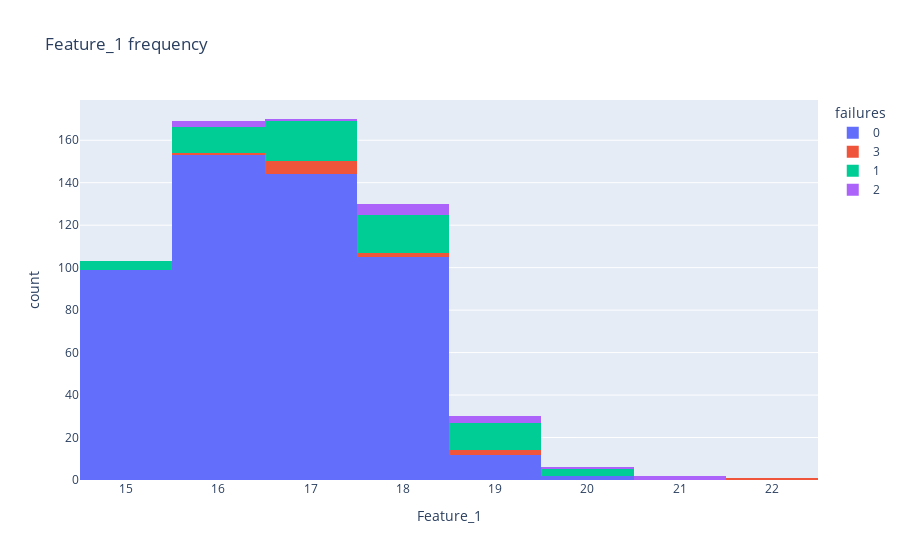

Notebook cell for this chart:
### Markdown cell above
Hence Feature_2 can be concluded as some academic performance index/studytime

### Code cell
fig = px.histogram(df,x='Feature_1',color='failures',title='Feature_1 frequency')
fig.show()

### Figure 1 — Plotly figure (JSON) as saved in the notebook; plotly's stock layout.template omitted (floating-point values rounded to 4 significant figures; data arrays with more than 128 entries replaced by an {"elided": "..."} marker saying what was removed)
{"data": [{"bingroup": "x", "hovertemplate": "failures=0<br>Feature_1=%{x}<br>count=%{y}<extra></extra>", "legendgroup": "0", "marker": {"color": "#636efa", "pattern": {"shape": ""}}, "name": "0", "orientation": "v", "showlegend": true, "type": "histogram", "x": {"elided": "549 float values"}, "xaxis": "x", "yaxis": "y"}, {"bingroup": "x", "hovertemplate": "failures=3<br>Feature_1=%{x}<br>count=%{y}<extra></extra>", "legendgroup": "3", "marker": {"color": "#EF553B", "pattern": {"shape": ""}}, "name": "3", "orientation": "v", "showlegend": true, "type": "histogram", "x": [17.0, 17.0, NaN, 17.0, 18.0, 17.0, 18.0, 22.0, 16.0, 17.0, 17.0, 19.0, 19.0, NaN], "xaxis": "x", "yaxis": "y"}, {"bingroup": "x", "hovertemplate": "failures=1<br>Feature_1=%{x}<br>count=%{y}<extra></extra>", "legendgroup": "1", "marker": {"color": "#00cc96", "pattern": {"shape": ""}}, "name": "1", "orientation": "v", "showlegend": true, "type": "histogram", "x": [16.0, 16.0, 17.0, 16.0, 15.0, 15.0, 16.0, 16.0, 17.0, 16.0, 16.0, 17.0, 17.0, 18.0, 18.0, 18.0, 18.0, 17.0, 17.0, 16.0, 17.0, 18.0, NaN, 19.0, 19.0, 19.0, 17.0, 19.0, 20.0, 15.0, 17.0, 17.0, 15.0, 16.0, 16.0, 18.0, 16.0, 19.0, 16.0, 19.0, 18.0, 18.0, 19.0, 17.0, 17.0, 17.0, 20.0, 17.0, 18.0, 18.0, 17.0, 18.0, 17.0, 18.0, 18.0, 20.0, 19.0, 17.0, 19.0, 18.0, 18.0, 18.0, 18.0, 19.0, 17.0, 17.0, 19.0, 19.0, 18.0, 19.0], "xaxis": "x", "yaxis": "y"}, {"bingroup": "x", "hovertemplate": "failures=2<br>Feature_1=%{x}<br>count=%{y}<extra></extra>", "legendgroup": "2", "marker": {"color": "#ab63fa", "pattern": {"shape": ""}}, "name": "2", "orientation": "v", "showlegend": true, "type": "histogram", "x": [19.0, 16.0, NaN, 16.0, 17.0, 18.0, 20.0, 19.0, 21.0, 21.0, 18.0, 19.0, 18.0, 16.0, 18.0, 18.0], "xaxis": "x", "yaxis": "y"}], "layout": {"barmode": "relative", "legend": {"title": {"text": "failures"}, "tracegroupgap": 0}, "title": {"text": "Feature_1 frequency"}, "xaxis": {"anchor": "y", "domain": [0, 1], "title": {"text": "Feature_1"}}, "yaxis": {"anchor": "x", "domain": [0, 1], "title": {"text": "count"}}}}
